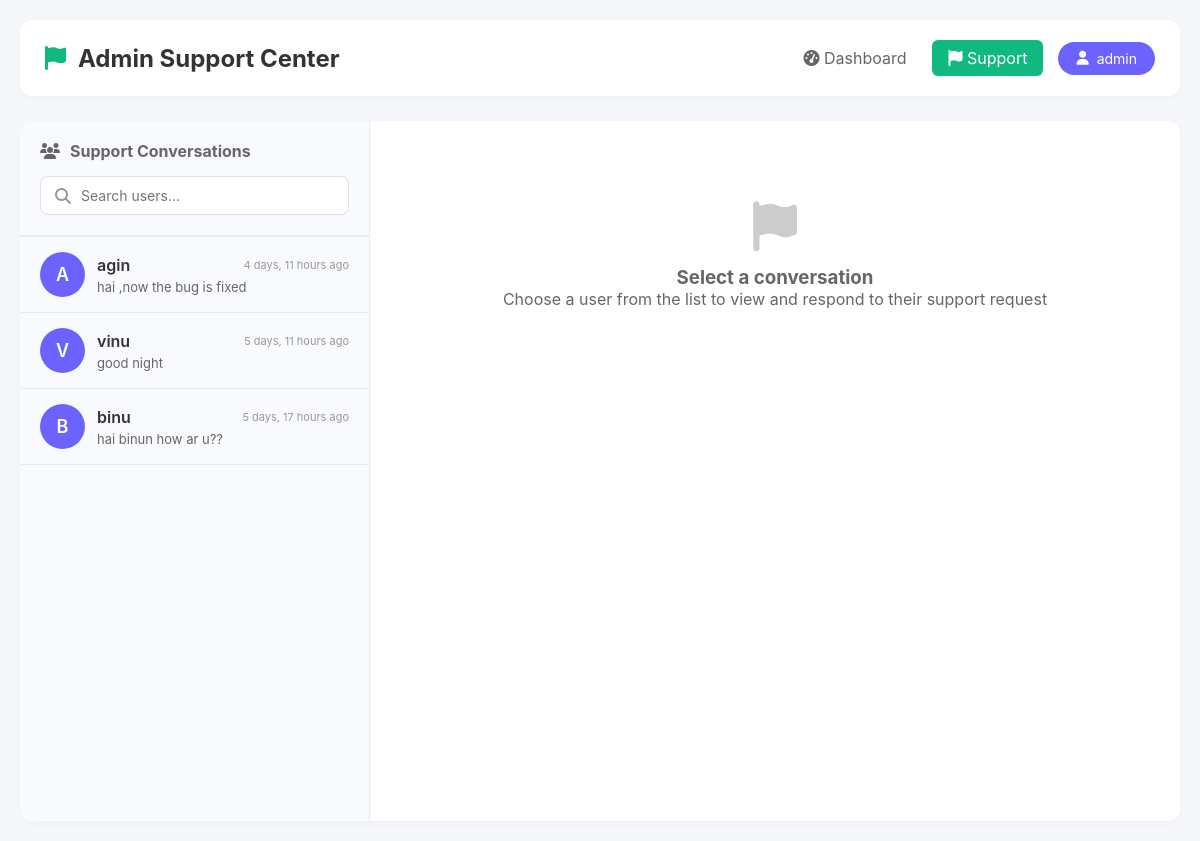
Page /admin-support/chat/ (signed in) on the earlier database version.
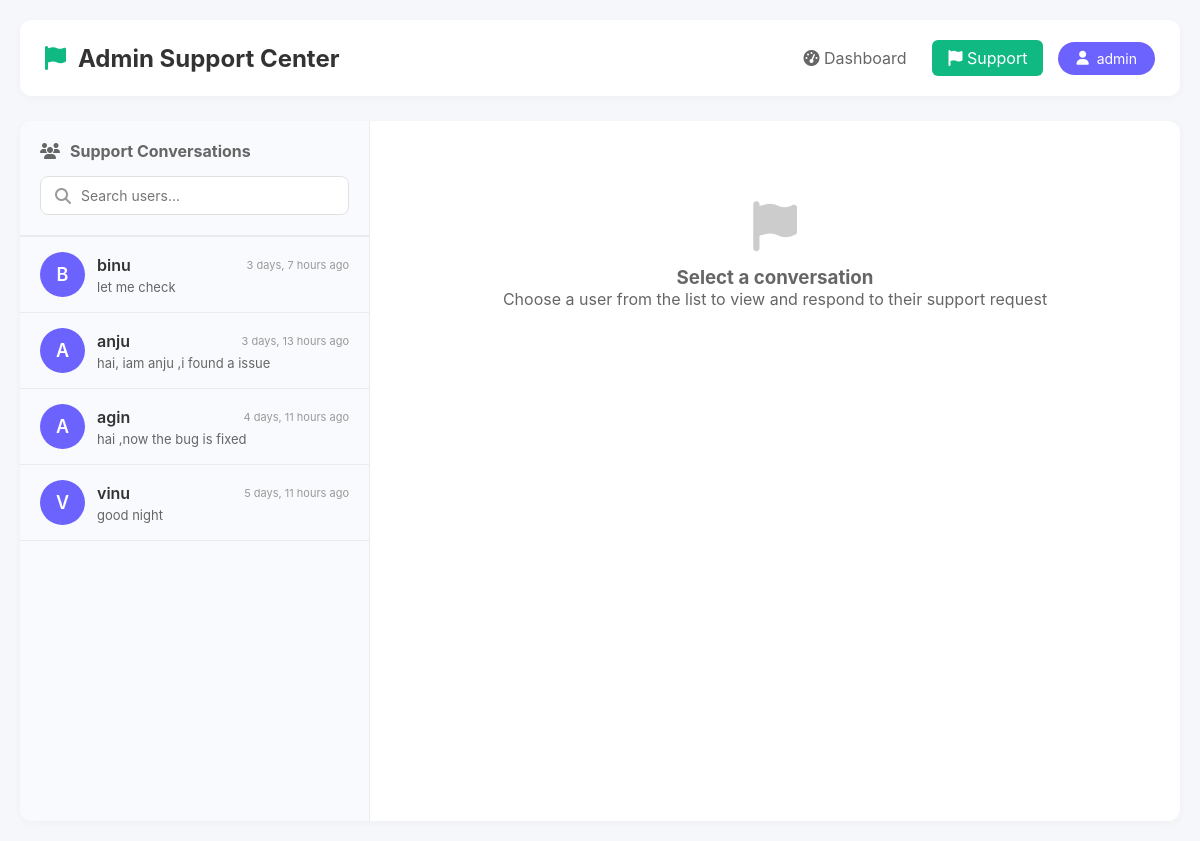
Same page on the later database version.
### accounts/models.py (models this page shows, shortened)
class User(AbstractUser):
    USER = 'user'
    EXPERT = 'expert'
    ADMIN = 'admin'
    ROLE_CHOICES = [
        (USER, 'User'),
        (EXPERT, 'Expert'),
        (ADMIN, 'Admin'),
    ]
    role = models.CharField(
        max_length=10,
        choices=ROLE_CHOICES,
        default=USER
    )
    is_blocked = models.BooleanField(default=False, help_text="Designates whether the user is blocked by admin")
    blocked_reason = models.TextField(blank=True, null=True, help_text="Reason for blocking the user")
    blocked_at = models.DateTimeField(null=True, blank=True)
    blocked_by = models.ForeignKey('self', on_delete=models.SET_NULL, null=True, blank=True, related_name='blocked_users')

class ChatMessage(models.Model):
    sender = models.ForeignKey(User, on_delete=models.CASCADE, related_name='sent_messages')
    recipient = models.ForeignKey(User, on_delete=models.CASCADE, related_name='received_messages', null=True, blank=True)
    message = models.TextField()
    timestamp = models.DateTimeField(auto_now_add=True)
    is_read = models.BooleanField(default=False)
    is_admin_reply = models.BooleanField(default=False)
    conversation_id = models.CharField(max_length=100, blank=True)
    class Meta:
        ordering = ['timestamp']

### accounts/views.py (the view, shortened to what this page needs)
# urls.py: path('admin-support/chat/', views.admin_chat, name='admin_chat'),
@login_required
@user_passes_test(is_admin)
def admin_chat(request):
    conversations = []
    admin_messages = ChatMessage.objects.filter(
        Q(sender=request.user) | Q(recipient=request.user)
    ).select_related('sender', 'recipient')
    user_ids = set()
    for msg in admin_messages:
        if msg.sender != request.user:
            user_ids.add(msg.sender.id)
        if msg.recipient != request.user:
            user_ids.add(msg.recipient.id)
    for user_id in user_ids:
        try:
            user = User.objects.get(id=user_id)
            last_msg = ChatMessage.objects.filter(
                Q(sender=request.user, recipient=user) |
                Q(sender=user, recipient=request.user)
            ).order_by('-timestamp').first()
            unread_count = ChatMessage.objects.filter(
                sender=user,
                recipient=request.user,
                is_read=False
            ).count()
            conversations.append({
                'user': user,
                'last_message': last_msg.message if last_msg else '',
                'last_time': last_msg.timestamp if last_msg else None,
                'unread_count': unread_count,
            })
        except User.DoesNotExist:
            continue
    conversations.sort(key=lambda x: x['last_time'] or datetime.min, reverse=True)
    active_user_id = request.GET.get('user')
    active_user = None
    chat_messages = []
    context = {
        'conversations': conversations,
        'active_user': active_user,
        'chat_messages': chat_messages,
    }
    return render(request, 'accounts/admin_chat.html', context)

### accounts/views.py (called while the page is built)
def is_admin(user):
    return user.is_authenticated and user.is_superuser

### accounts/templates/accounts/admin_chat.html (shortened to what the changed rows need)
<!DOCTYPE html>
<html lang="en">
<head>
    <link rel="stylesheet" href="https://cdnjs.cloudflare.com/ajax/libs/font-awesome/6.4.0/css/all.min.css">
</head>
<body>
    <div class="container">
        <div class="header">
            <h1>
                <i class="fas fa-flag"></i>
                Admin Support Center
            </h1>
        </div>
        <div class="chat-wrapper">
            <div class="users-sidebar">
                <ul class="users-list" id="usersList">
                    {% for convo in conversations %}
                    <li class="user-item {% if active_user and active_user.id == convo.user.id %}active{% endif %}"
                        onclick="window.location.href='?user={{ convo.user.id }}'">
                        <div class="user-avatar">
                            {{ convo.user.username|first|upper }}
                        </div>
                        <div class="user-info">
                            <div class="user-header">
                                <span class="user-name">{{ convo.user.username }}</span>
                                <span class="user-time">{{ convo.last_time|timesince }} ago</span>
                            </div>
                            <div class="user-preview">
                                <span>{{ convo.last_message|truncatechars:30 }}</span>
                            </div>
                        </div>
                    </li>
                    {% empty %}
                    <li style="text-align: center; padding: 40px 20px; color: #999;">
                        <i class="fas fa-inbox" style="font-size: 30px; margin-bottom: 10px; display: block;"></i>
                        No support conversations yet
                    </li>
                    {% endfor %}
                </ul>
            </div>
        </div>
    </div>
</body>
</html>

Differences in the rows shown:
changed User "binu": last_time "5 days, 17 hours" → "3 days, 7 hours"; last_message "hai binun how ar u??" → "let me check"; moves up the list
now on this page (row edited): User: user.username|first "A", user.username "anju", last_time "3 days, 13 hours", last_message "hai, iam anju ,i found a issue"
